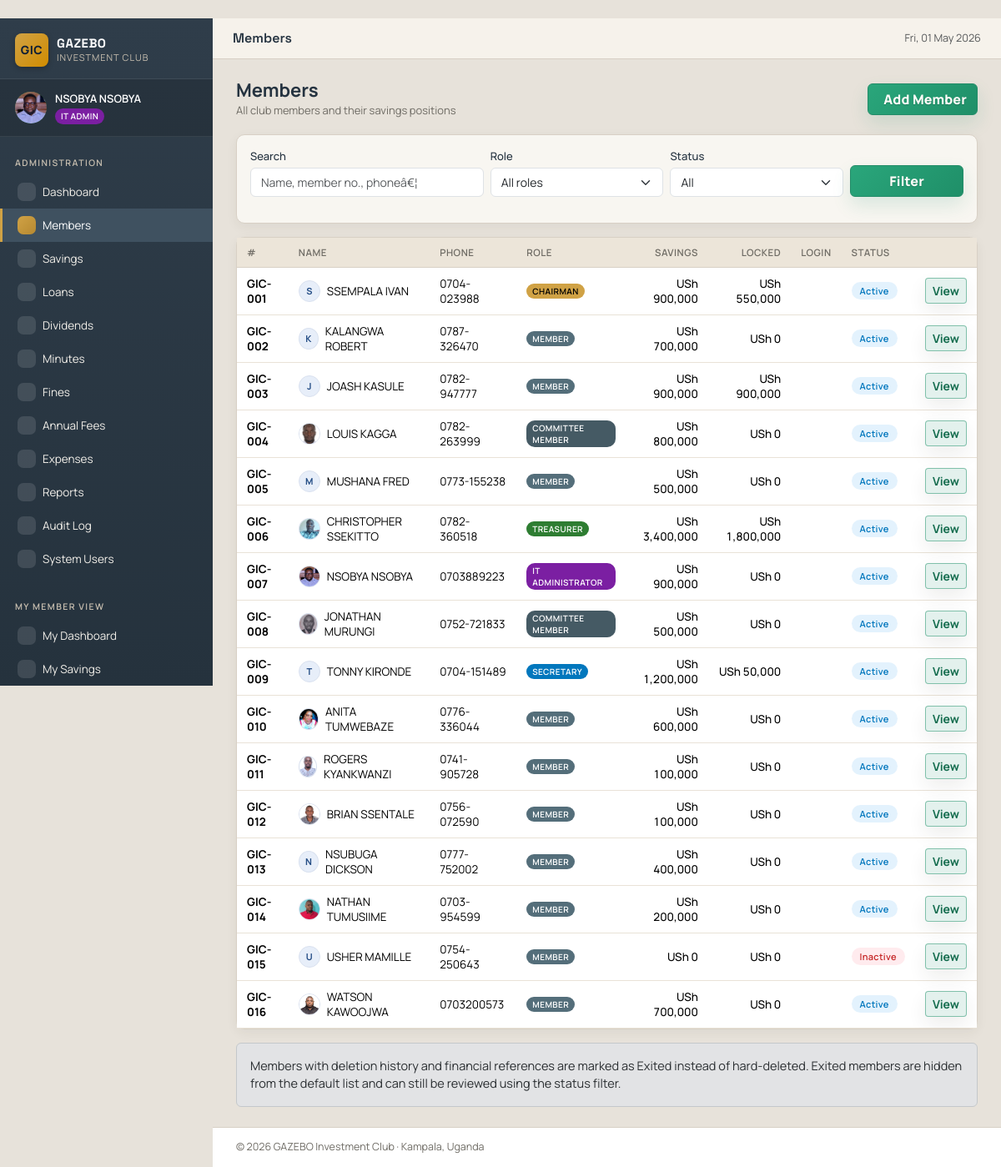
The app's page /admin/members (signed in), older data.
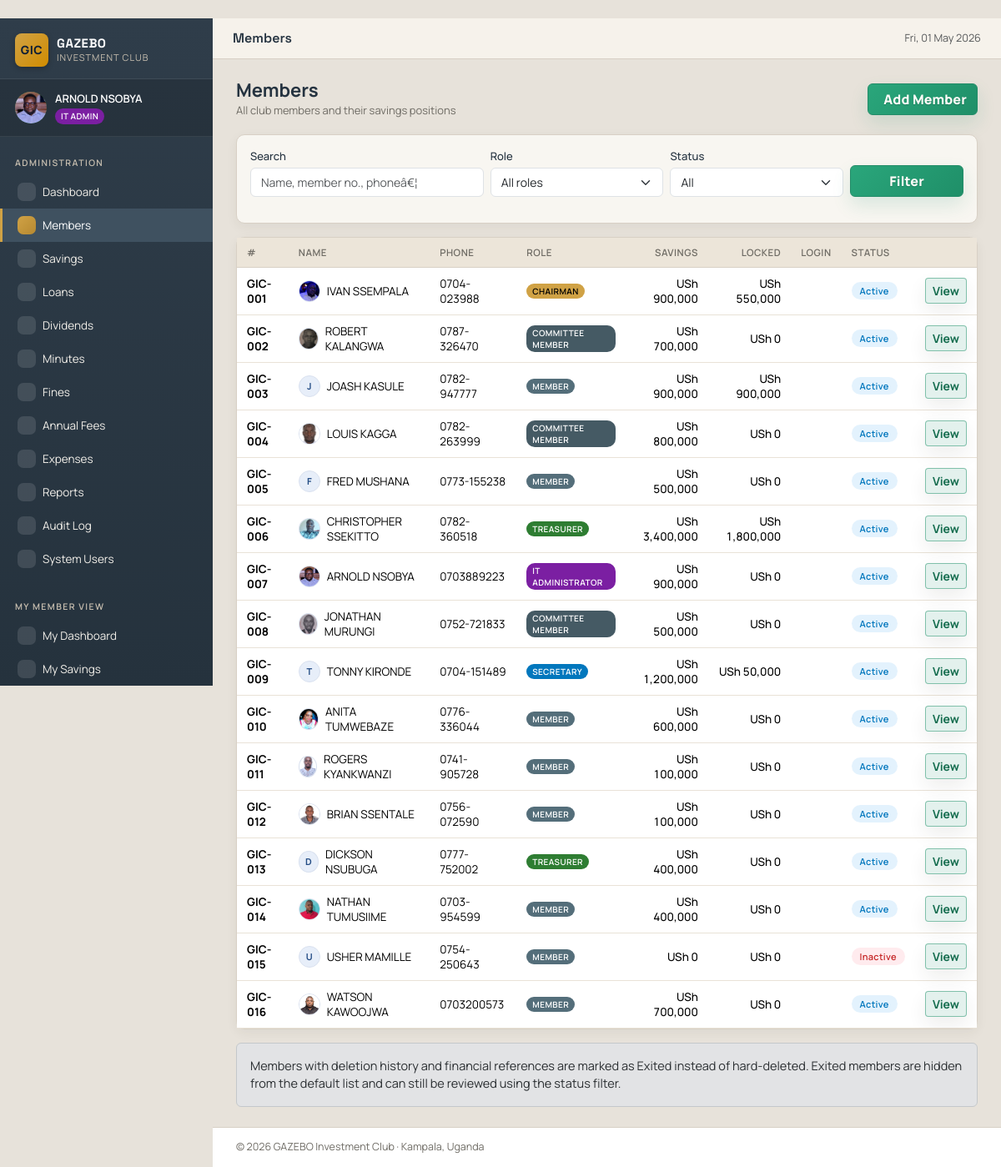
The same page, newer data.
### tables this page shows
CREATE TABLE members (
    id              INTEGER PRIMARY KEY AUTOINCREMENT,
    member_no       TEXT UNIQUE NOT NULL,         -- e.g. GIC-001
    full_name       TEXT NOT NULL,
    phone           TEXT,
    email           TEXT,
    national_id     TEXT,
    district        TEXT DEFAULT 'Kampala',
    address         TEXT,
    next_of_kin     TEXT,
    nok_phone       TEXT,
    role            TEXT NOT NULL DEFAULT 'MEMBER',
    join_date       DATE NOT NULL,
    status          TEXT DEFAULT 'Active',        -- Active / Inactive / Suspended
    photo_url       TEXT,
    notes           TEXT,
    created_at      TIMESTAMP DEFAULT CURRENT_TIMESTAMP,
    updated_at      TIMESTAMP DEFAULT CURRENT_TIMESTAMP
, surname TEXT, first_name TEXT, other_names TEXT, gender TEXT, date_of_birth DATE, nationality TEXT DEFAULT 'Ugandan', marital_status TEXT, tin TEXT, nid_copy_url TEXT, alt_phone TEXT, whatsapp_no TEXT, village_street TEXT, employment_status TEXT, occupation TEXT, employer_business TEXT, monthly_income REAL, monthly_contribution REAL DEFAULT 100000, preferred_pay_date INTEGER, mobile_money_no TEXT, bank_account_no TEXT, share_account_no TEXT, nok_relationship TEXT, nok_address TEXT);

### admin_routes.py (the view)
@bp.route('/members')
@admin_required
def members_list():
    db = get_db()
    _normalize_legacy_archived_status(db)
    db.commit()
    q = (request.args.get('q') or '').strip()
    role_filter = request.args.get('role') or ''
    status_filter = request.args.get('status') or ''
    sql = "SELECT * FROM members WHERE 1=1"
    params = []
    if q:
        sql += " AND (full_name LIKE ? OR member_no LIKE ? OR phone LIKE ?)"
        params.extend([f"%{q}%", f"%{q}%", f"%{q}%"])
    if role_filter:
        sql += " AND role = ?"
        params.append(role_filter)
    if status_filter == 'all':
        pass
    elif status_filter:
        sql += " AND status = ?"
        params.append(status_filter)
    else:
        sql += " AND status NOT IN ('Exited', 'Archived')"
    sql += " ORDER BY member_no"
    members = db.execute(sql, params).fetchall()
    enriched = []
    for m in members:
        savings_total = get_member_total_savings(db, m['id'])
        locked = get_member_locked_amount(db, m['id'])
        has_user = db.execute(
            "SELECT 1 FROM users WHERE member_id = ?", (m['id'],)
        ).fetchone()
        d = dict(m)
        if m['status'] in {'Exited', 'Archived'}:
            d['savings_total'] = None
            d['locked'] = None
        else:
            d['savings_total'] = savings_total
            d['locked'] = locked
        d['has_login'] = bool(has_user)
        enriched.append(d)
    return render_template(
        'admin/members_list.html',
        members=enriched, q=q,
        role_filter=role_filter, status_filter=status_filter,
    )

### admin_routes.py (called while the page is built)
def _normalize_legacy_archived_status(db):
    db.execute("UPDATE members SET status = 'Exited' WHERE status = 'Archived'")

### database.py (called while the page is built)
def get_db():
    if 'db' not in g:
        g.db = sqlite3.connect(
            current_app.config['DATABASE_PATH'],
            detect_types=sqlite3.PARSE_DECLTYPES,
        )
        g.db.row_factory = sqlite3.Row
        g.db.execute("PRAGMA foreign_keys = ON;")
    return g.db

### utils.py (called while the page is built)
def fmt_money(amount, with_symbol=True):
    if amount is None:
        amount = 0
    try:
        amount = int(amount)
    except (ValueError, TypeError):
        return str(amount)
    formatted = f"{amount:,}"
    if with_symbol:
        return f"{Config.CURRENCY_SYMBOL} {formatted}"
    return formatted

def get_member_total_savings(db, member_id):
    row = db.execute(
        "SELECT COALESCE(SUM(amount), 0) AS total FROM savings WHERE member_id = ?",
        (member_id,),
    ).fetchone()
    return int(row['total'] or 0)

def get_member_locked_amount(db, member_id):
    row = db.execute(
        """
        SELECT COALESCE(SUM(self_locked_amount), 0) AS s
          FROM loans
         WHERE member_id = ? AND status IN ('Pending', 'Active')
        """,
        (member_id,),
    ).fetchone()
    own_locked = int(row['s'] or 0)
    g1 = db.execute(
        """
        SELECT COALESCE(SUM(g1_locked_amount), 0) AS s
          FROM loans
         WHERE guarantor1_id = ? AND status IN ('Pending', 'Active')
        """,
        (member_id,),
    ).fetchone()
    g2 = db.execute(
        """
        SELECT COALESCE(SUM(g2_locked_amount), 0) AS s
          FROM loans
         WHERE guarantor2_id = ? AND status IN ('Pending', 'Active')
        """,
        (member_id,),
    ).fetchone()
    g_locked = int(g1['s'] or 0) + int(g2['s'] or 0)
    return own_locked + g_locked

def admin_required(f):
    @wraps(f)
    def decorated(*args, **kwargs):
        if 'user_id' not in session:
            flash('Please log in to continue.', 'warning')
            return redirect(url_for('auth.login', next=request.path))
        role = session.get('role', 'MEMBER')
        if session.get('login_type') == 'member':
            flash('Member portal does not have admin access.', 'warning')
            return redirect(url_for('member.dashboard'))
        if not Config.ROLES.get(role, {}).get('admin'):
            flash('Administrative privileges required.', 'danger')
            return redirect(url_for('member.dashboard'))
        return f(*args, **kwargs)
    return decorated

### templates/admin/members_list.html (shortened to what this page needs)
﻿{% extends "base.html" %}
{% block topbar %}Members{% endblock %}
{% block content %}
<div class="page-header">
  <div><h1>Members</h1><div class="subtitle">All club members and their savings positions</div></div>
  <a href="{{ url_for('admin.member_create') }}" class="btn btn-primary"> Add Member</a>
</div>
<div class="card mb-3">
  <div class="card-body">
    <form method="get" class="row g-2 align-items-end">
      <div class="col-md-4">
        <label class="form-label">Search</label>
        <input type="text" name="q" value="{{ q }}" class="form-control" placeholder="Name, member no., phoneâ€¦">
      </div>
      <div class="col-md-3">
        <label class="form-label">Role</label>
        <select name="role" class="form-select">
          <option value="">All roles</option>
        </select>
      </div>
      <div class="col-md-3">
        <label class="form-label">Status</label>
        <select name="status" class="form-select">
          <option value="all" {% if status_filter == 'all' %}selected{% endif %}>All</option>
        </select>
      </div>
      <div class="col-md-2">
        <button class="btn btn-primary w-100"> Filter</button>
      </div>
    </form>
  </div>
</div>
<div class="card">
  <div class="card-body p-0 table-responsive">
    <table class="table mb-0">
      <thead>
        <tr>
          <th>#</th><th>Name</th><th>Phone</th><th>Role</th>
          <th class="table-money">Savings</th><th class="table-money">Locked</th>
          <th>Login</th><th>Status</th><th></th>
        </tr>
      </thead>
      <tbody>
        {% for m in members %}
        <tr>
          <td><strong>{{ m.member_no }}</strong></td>
          <td>
            <div class="member-name-cell">
              {% if m.photo_url %}
              <img src="{{ url_for('static', filename=m.photo_url) }}" alt="{{ m.full_name }}" class="member-avatar-sm">
              {% else %}
              <span class="member-avatar-sm member-avatar-fallback">{{ (m.full_name or 'U')[0]|upper }}</span>
              {% endif %}
              <span>{{ m.full_name }}</span>
            </div>
          </td>
          <td>{{ m.phone or '-' }}</td>
          <td><span class="role-badge role-{{ m.role|lower }}">{{ ROLES[m.role].name }}</span></td>
          <td class="table-money money-positive">{{ m.savings_total|money if m.savings_total is not none else '-' }}</td>
          <td class="table-money">{{ m.locked|money if m.locked is not none else '-' }}</td>
          <td>{% if m.has_login %}{% else %}{% endif %}</td>
          <td>
            <span class="badge-pill badge-{% if m.status == 'Active' %}active{% elif m.status == 'Exited' %}exited{% else %}defaulted{% endif %}">{{ m.status }}</span>
          </td>
          <td><a href="{{ url_for('admin.member_detail', member_id=m.id) }}" class="btn btn-sm btn-outline-primary">View</a></td>
        </tr>
        {% else %}
        <tr><td colspan="9" class="text-center text-muted py-4">No members match the filters.</td></tr>
        {% endfor %}
      </tbody>
    </table>
  </div>
</div>
<div class="alert alert-secondary mt-3 mb-0">
  Members with deletion history and financial references are marked as Exited instead of hard-deleted. Exited members are hidden from the default list and can still be reviewed using the status filter.
</div>
{% endblock %}

### templates/base.html (shortened to what this page needs)
﻿<!doctype html>
<html lang="en">
<head>
  <link href="https://cdn.jsdelivr.net/npm/bootstrap@5.3.3/dist/css/bootstrap.min.css" rel="stylesheet">
  <link href="https://cdn.jsdelivr.net/npm/bootstrap-icons@1.11.3/font/bootstrap-icons.css" rel="stylesheet">
  <link rel="stylesheet" href="https://unpkg.com/@phosphor-icons/web@2.1.1/src/regular/style.css">
  <link rel="stylesheet" href="{{ url_for('static', filename='css/style.css') }}">
</head>
<body class="app-body">
  {% if session.user_id %}
  <div class="app-shell">
    <aside class="app-sidebar" id="sidebar">
      <div class="brand">
        <div class="brand-mark">GIC</div>
        <div class="brand-text">
          <div class="brand-name">GAZEBO</div>
          <div class="brand-sub">Investment Club</div>
        </div>
      </div>
      <div class="user-card">
        <div class="user-avatar">
          {% if session.photo_url %}
          <img src="{{ url_for('static', filename=session.photo_url) }}" alt="Profile photo" class="avatar-img">
          {% else %}
          {{ session.full_name[0]|upper if session.full_name else 'U' }}
          {% endif %}
        </div>
        <div class="user-meta">
          <div class="user-name">{{ session.full_name }}</div>
          <div class="user-role">
            <span class="role-badge role-{{ session.role|lower }}">
              {% if session.role == 'IT_ADMIN' %}IT Admin
              {% elif session.role == 'CHAIRMAN' %}Chairman
              {% elif session.role == 'SECRETARY' %}Secretary
              {% elif session.role == 'TREASURER' %}Treasurer
              {% elif session.role == 'COMMITTEE' %}Committee
              {% else %}Member{% endif %}
            </span>
          </div>
        </div>
      </div>
      <nav class="app-nav">
        {% if ROLES[session.role].admin %}
          <div class="nav-section">Administration</div>
          <a href="{{ url_for('admin.dashboard') }}" class="nav-link {% if request.endpoint == 'admin.dashboard' %}active{% endif %}">
            <i class="ph ph-gauge"></i> Dashboard
          </a>
          <a href="{{ url_for('admin.members_list') }}" class="nav-link {% if request.endpoint and request.endpoint.startswith('admin.member') %}active{% endif %}">
            <i class="ph ph-users-three"></i> Members
          </a>
          <a href="{{ url_for('admin.savings_list') }}" class="nav-link {% if request.endpoint and request.endpoint.startswith('admin.savings') %}active{% endif %}">
            <i class="ph ph-bank"></i> Savings
          </a>
          <a href="{{ url_for('admin.loans_list') }}" class="nav-link {% if request.endpoint and request.endpoint.startswith('admin.loan') %}active{% endif %}">
            <i class="ph ph-hand-coins"></i> Loans
          </a>
          <a href="{{ url_for('admin.dividends_list') }}" class="nav-link {% if request.endpoint and request.endpoint.startswith('admin.dividend') %}active{% endif %}">
            <i class="ph ph-chart-line-up"></i> Dividends
          </a>
          <a href="{{ url_for('admin.minutes_list') }}" class="nav-link {% if request.endpoint and request.endpoint.startswith('admin.minutes') %}active{% endif %}">
            <i class="ph ph-notepad"></i> Minutes
          </a>
          <a href="{{ url_for('admin.fines_list') }}" class="nav-link {% if request.endpoint and request.endpoint.startswith('admin.fines') %}active{% endif %}">
            <i class="ph ph-warning-octagon"></i> Fines
          </a>
          <a href="{{ url_for('admin.fees_list') }}" class="nav-link {% if request.endpoint and request.endpoint.startswith('admin.fees') %}active{% endif %}">
            <i class="ph ph-receipt"></i> Annual Fees
          </a>
          <a href="{{ url_for('admin.expenses_list') }}" class="nav-link {% if request.endpoint and request.endpoint.startswith('admin.expenses') %}active{% endif %}" style="position:relative">
            <i class="ph ph-wallet"></i> Expenses
          </a>
          <a href="{{ url_for('admin.reports') }}" class="nav-link {% if request.endpoint == 'admin.reports' %}active{% endif %}">
            <i class="ph ph-chart-bar"></i> Reports
          </a>
          <a href="{{ url_for('admin.audit_list') }}" class="nav-link {% if request.endpoint == 'admin.audit_list' %}active{% endif %}">
            <i class="ph ph-shield-check"></i> Audit Log
          </a>
          <a href="{{ url_for('admin.users_list') }}" class="nav-link {% if request.endpoint and request.endpoint.startswith('admin.users') %}active{% endif %}">
            <i class="ph ph-user-gear"></i> System Users
          </a>
          <div class="nav-section mt-3">My Member View</div>
          <a href="{{ url_for('member.dashboard') }}" class="nav-link {% if request.endpoint == 'member.dashboard' %}active{% endif %}">
            <i class="ph ph-house-line"></i> My Dashboard
          </a>
          <a href="{{ url_for('member.savings_statement') }}" class="nav-link {% if request.endpoint == 'member.savings_statement' %}active{% endif %}">
            <i class="ph ph-file-text"></i> My Savings
          </a>
        {% endif %}
      </nav>
    </aside>
    <div class="app-content">
      <header class="app-topbar">
        <div class="topbar-title">{% block topbar %}{% endblock %}</div>
        <div class="topbar-actions">
          <span class="text-muted small d-none d-md-inline">{{ today.strftime('%a, %d %b %Y') }}</span>
        </div>
      </header>
      <main class="app-main">
        {% block content %}{% endblock %}
      </main>
      <footer class="app-footer">
        &copy; {{ today.year }} {{ CONFIG.CLUB_NAME }} &middot; {{ CONFIG.CLUB_LOCATION }}
      </footer>
    </div>
  </div>
  {% else %}
    {% block auth_content %}{% endblock %}
  {% endif %}
</body>
</html>

Row changes from the older to the newer data that the page shows:
changed members "GIC-007": full_name "NSOBYA NSOBYA" → "ARNOLD NSOBYA"
changed members "GIC-001": photo_url: picture added; full_name "SSEMPALA IVAN" → "IVAN SSEMPALA"; full_name "S" → (not shown)
changed members "GIC-002": photo_url: picture added; full_name "KALANGWA ROBERT" → "ROBERT KALANGWA"; role "MEMBER" → "COMMITTEE MEMBER"; full_name "K" → (not shown)
changed members "GIC-005": full_name "M" → "F"; full_name "MUSHANA FRED" → "FRED MUSHANA"
changed members "GIC-013": full_name "N" → "D"; full_name "NSUBUGA DICKSON" → "DICKSON NSUBUGA"; role "MEMBER" → "TREASURER"
computed for members "GIC-014": savings_total "USh 200,000" → "USh 400,000"
